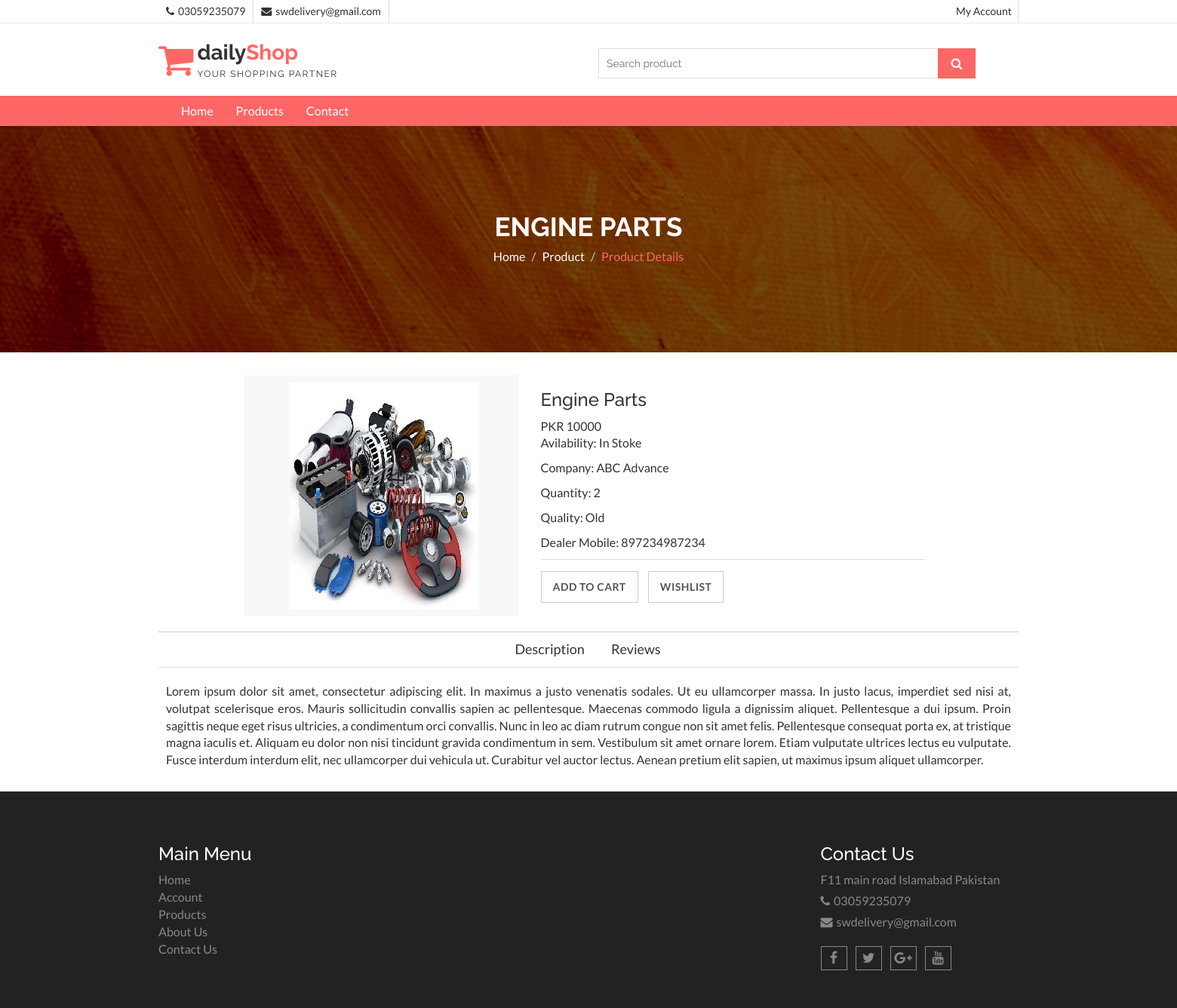
The app's page /shopkeeper/product-detail.php?id=4 with its own data.
### tables this page shows
CREATE TABLE `companyinfo` (
  `name` varchar(50) DEFAULT NULL,
  `mobile` varchar(20) DEFAULT NULL,
  `email` varchar(40) DEFAULT NULL,
  `address` varchar(255) DEFAULT NULL
);

CREATE TABLE `items` (
  `id` int(11) NOT NULL,
  `name` varchar(100) DEFAULT NULL,
  `company_name` varchar(80) DEFAULT NULL,
  `price` varchar(15) DEFAULT NULL,
  `quantity` int(11) DEFAULT NULL,
  `mobile` varchar(15) DEFAULT NULL,
  `quality` varchar(50) DEFAULT NULL,
  `des` text DEFAULT NULL,
  `image` varchar(100) DEFAULT NULL,
  `wholesale_id` int(11) DEFAULT NULL,
  `status` int(11) NOT NULL DEFAULT 0
);

### include/DBHelper.php (called while the page is built, shortened)
<?php
class DBHelper{
    public static function get($query)
    {
        $con=$GLOBALS["con"];
        return $con->query($query);
    }
}
?>

### shopkeeper/product-detail.php (the view, shortened to what this page needs)
<?php include("include/header.php");
$product=DBHelper::get("select * from items where id={$_GET["id"]}")->fetch_assoc();
?>
    <?php include("include/nav.php"); ?>
  <section id="aa-catg-head-banner">
   <img src="../images/top.png" alt="fashion img">
   <div class="aa-catg-head-banner-area">
     <div class="container">
      <div class="aa-catg-head-banner-content">
        <h2><?php echo $product["name"];?></h2>
        <ol class="breadcrumb">
          <li><a href="index.php">Home</a></li>
          <li><a href="product.php">Product</a></li>
          <li class="active">Product Details</li>
        </ol>
      </div>
     </div>
   </div>
  </section>
  <section id="aa-product-details">
    <div class="container">
      <div class="row">
        <div class="col-md-12">
          <div class="aa-product-details-area">
            <div class="aa-product-details-content">
              <div class="row">
                <div class="col-md-5 col-sm-5 col-xs-12">
                  <div class="aa-product-view-slider">
                    <div id="demo-1" class="simpleLens-gallery-container">
                      <div class="simpleLens-container">
                        <div class="simpleLens-big-image-container"><a data-lens-image="img/view-slider/large/polo-shirt-1.png" class="simpleLens-lens-image"><img src="../<?php echo $product["image"];?>" class="simpleLens-big-image"></a></div>
                      </div>
                    </div>
                  </div>
                </div>
                <div class="col-md-7 col-sm-7 col-xs-12">
                  <div class="aa-product-view-content">
                    <h3><?php echo $product["name"];?></h3>
                    <div class="aa-price-block">
                      <span class="aa-product-view-price">PKR <?php echo $product["price"];?></span>
                      <p class="aa-product-avilability">Avilability: <span>In Stoke</span></p>
                      <p class="aa-product-avilability">Company: <span><?php echo $product["company_name"];?></span></p>
                      <p class="aa-product-avilability">Quantity: <span><?php echo $product["quantity"];?></span></p>
                      <p class="aa-product-avilability">Quality: <span><?php echo $product["quality"];?></span></p>
                      <p class="aa-product-avilability">Dealer Mobile: <span><?php echo $product["mobile"];?></span></p>
                    </div>
                    <div class="aa-prod-view-bottom">
                      <a class="aa-add-to-cart-btn" href="model/addCartList.php?id=<?php echo $product["id"];?>&page=product&price=<?php echo $product["price"];?>&wholesale=<?php echo $product["wholesale_id"];?>">Add To Cart</a>
                      <a class="aa-add-to-cart-btn" href="model/addWishList.php?page=product&id=<?php echo $product["id"];?>">Wishlist</a>
                    </div>
                  </div>
                </div>
              </div>
            </div>
            <div class="aa-product-details-bottom">
              <ul class="nav nav-tabs" id="myTab2">
                <li><a href="#description" data-toggle="tab">Description</a></li>
                <li><a href="#review" data-toggle="tab">Reviews</a></li>
              </ul>
              <div class="tab-content">
                <div class="tab-pane fade in active" id="description">
                  <p style="text-align: justify;"><?php echo $product["des"];?></p>
                </div>
              </div>
            </div>
          </div>
        </div>
      </div>
    </div>
  </section>
<?php include("include/footer.php");?>
  </body>
</html>

### shopkeeper/include/nav.php (shortened to what this page needs)
<header id="aa-header">
    <div class="aa-header-top">
      <div class="container">
        <div class="row">
          <div class="col-md-12">
            <div class="aa-header-top-area">
              <div class="aa-header-top-left">
                <div class="cellphone hidden-xs">
                  <p><span class="fa fa-phone"></span><?php echo $info["mobile"];?></p>
                </div>
                <div class="cellphone hidden-xs">
                  <p><span class="fa fa-envelope"></span><?php echo $info["email"];?></p>
                </div>
              </div>
              <div class="aa-header-top-right">
                <ul class="aa-head-top-nav-right">
                  <li><a href="account.php">My Account</a></li>
                </ul>
              </div>
            </div>
          </div>
        </div>
      </div>
    </div>
    <div class="aa-header-bottom">
      <div class="container">
        <div class="row">
          <div class="col-md-12">
            <div class="aa-header-bottom-area">
              <div class="aa-logo">
                <a href="index.php">
                  <span class="fa fa-shopping-cart"></span>
                  <p>daily<strong>Shop</strong> <span>Your Shopping Partner</span></p>
                </a>
              </div>
              <div class="aa-search-box">
                <form action="product.php" method="post">
                  <input required type="text" name="query" placeholder="Search product ">
                  <button type="submit"><span class="fa fa-search"></span></button>
                </form>
              </div>
            </div>
          </div>
        </div>
      </div>
    </div>
  </header>
  <section id="menu">
    <div class="container">
      <div class="menu-area">
        <div class="navbar navbar-default" role="navigation">
          <div class="navbar-collapse collapse">
            <ul class="nav navbar-nav">
              <li><a href="index.php">Home</a></li>
              <li><a href="product.php">Products</a></li>
              <li><a href="contact.php">Contact</a></li>
            </ul>
          </div>
        </div>
      </div>
    </div>
  </section>

### shopkeeper/include/footer.php (shortened to what this page needs)
<footer id="aa-footer">
    <div class="aa-footer-top">
     <div class="container">
        <div class="row">
        <div class="col-md-12">
          <div class="aa-footer-top-area">
            <div class="row">
              <div class="col-md-3 col-sm-6">
                <div class="aa-footer-widget">
                  <h3>Main Menu</h3>
                  <ul class="aa-footer-nav">
                    <li><a href="index.php">Home</a></li>
                    <li><a href="account.php">Account</a></li>
                    <li><a href="product.php">Products</a></li>
                    <li><a href="about.php">About Us</a></li>
                    <li><a href="contact.php">Contact Us</a></li>
                  </ul>
                </div>
              </div>
              <div class="col-md-3 col-sm-6">
              </div>
              <div class="col-md-3 col-sm-6">
              </div>
              <div class="col-md-3 col-sm-6">
                <div class="aa-footer-widget">
                  <div class="aa-footer-widget">
                    <h3>Contact Us</h3>
                    <address>
                      <p> <?php echo $info["address"];?></p>
                      <p><span class="fa fa-phone"></span><?php echo $info["mobile"];?></p>
                      <p><span class="fa fa-envelope"></span><?php echo $info["email"];?></p>
                    </address>
                    <div class="aa-footer-social">
                      <a href="#"><span class="fa fa-facebook"></span></a>
                      <a href="#"><span class="fa fa-twitter"></span></a>
                      <a href="#"><span class="fa fa-google-plus"></span></a>
                      <a href="#"><span class="fa fa-youtube"></span></a>
                    </div>
                  </div>
                </div>
              </div>
            </div>
          </div>
        </div>
      </div>
     </div>
    </div>
  </footer>

### shopkeeper/css/theme-color/default-theme.css (style rules this page uses)
h2 { color: #ff6666; }
#aa-header .aa-header-bottom .aa-header-bottom-area .aa-logo a > span { color: #ff6666; }
#aa-header .aa-header-bottom .aa-header-bottom-area .aa-logo a strong { color: #ff6666; }
#aa-header .aa-header-bottom .aa-header-bottom-area .aa-search-box button { background-color: #ff6666; }
#menu { background-color: #ff6666; }
#aa-catg-head-banner .aa-catg-head-banner-area .aa-catg-head-banner-content .breadcrumb .active { color: #ff6666; }

### records on screen
companyinfo: mobile "03059235079", email "swdelivery@gmail.com", address "F11 main road Islamabad Pakistan"
items: name "ENGINE PARTS", image (picture), name "Engine Parts", price "10000", company_name "ABC Advance", quantity "2", quality "Old", mobile "897234987234", des "Lorem ipsum dolor sit amet, consectetur adipiscing elit. In maximus a justo venenatis sodales. Ut eu ullamcorper massa. In justo lacus, imperdiet sed nisi at, volutpat scelerisque eros. Mauris sollicitudin convallis sapien ac pellentesque. Maecenas commodo ligula a dignissim aliquet. Pellentesque a dui ipsum. Proin sagittis neque eget risus ultricies, a condimentum orci convallis. Nunc in leo ac diam rutrum congue non sit amet felis. Pellentesque consequat porta ex, at tristique magna iaculis et. Aliquam eu dolor non nisi tincidunt gravida condimentum in sem. Vestibulum sit amet ornare lorem. Etiam vulputate ultrices lectus eu vulputate. Fusce interdum interdum elit, nec ullamcorper dui…"
